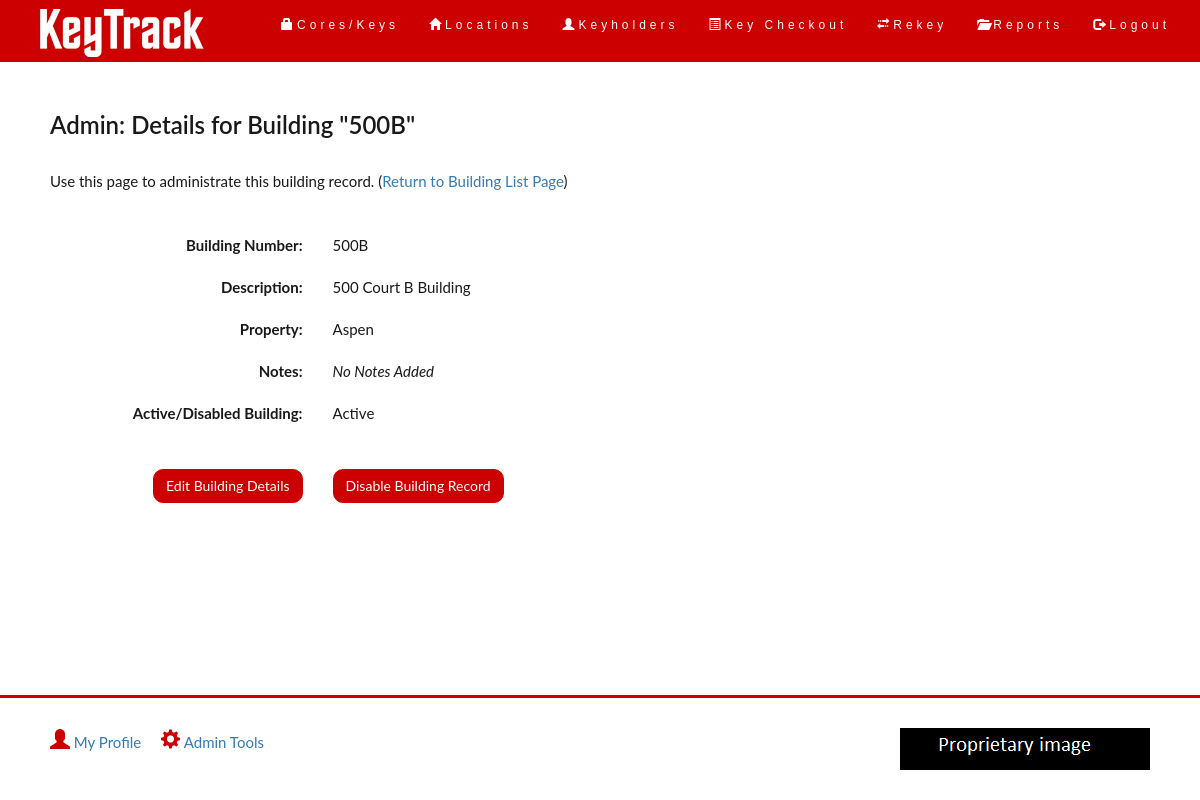
Page /admin_viewbuilding.php?id=1 (signed in) on the committed database.
### tables this page shows
create table building (
	bldg_id int unsigned not null auto_increment primary key,
	bldg_num varchar(16) not null unique,
	bldg_desc varchar(128),
	bldg_prop varchar(32) not null,
	bldg_notes text,
	bldg_is_act tinyint default 1
)
ENGINE InnoDB;

### common/functions.php (called while the page is built, shortened)
<?php
	function mysql_entities_fix_string($conn, $string){
		return htmlentities(mysql_fix_string($conn, $string));
	}
	function mysql_fix_string($conn, $string){
		return $conn->real_escape_string($string);
	}
	function selectBuild($conn,$bldg_id){
		$query = "SELECT * FROM building WHERE bldg_id = '$bldg_id' ";
		$result = mysqli_query($conn, $query);
		$row = $result->fetch_array(MYSQLI_ASSOC);
		return $row;
	}
?>

### admin_viewbuilding.php (the view, shortened to what this page needs)
<?php
require_once "./common/login.php";
require_once "./common/functions.php";
if(isset($_GET['id'])){
	$conn = new mysqli($hn, $un, $pw, $db);
	$bldg_id = mysql_entities_fix_string($conn, $_GET['id']);
	$row = selectBuild($conn,$bldg_id);
}else{
	header("Location: admin_retrieveusers.php");
}
require_once "./common/header.php";
?>
<div class="container-fluid">
	<div class="row">
		<div class="col-sm-12">
			<h2>Admin: Details for Building "<?php echo $row['bldg_num']; ?>"</h2>
			<p>Use this page to administrate this building record. (<a href="admin_retrievebuildings.php">Return to Building List Page</a>)</p>
		</div>
	</div>
	<br>
	<div class="row">
		<div class="col-sm-3 text-right">
			<b>Building Number:</b>
		</div>
		<div class="col-sm-9 form-group">
			<?php echo $row['bldg_num']; ?>
		</div>
	</div>
	<div class="row">
		<div class="col-sm-3 text-right">
			<b>Description:</b>
		</div>
		<div class="col-sm-9 form-group">
			<?php if($row['bldg_desc'] ==''){
				echo "<i>No Description Added</i>";
			}else{
				echo $row['bldg_desc'];
			}
			?>
		</div>
	</div>
	<div class="row">
		<div class="col-sm-3 text-right">
			<b>Property:</b>
		</div>
		<div class="col-sm-9 form-group">
			<?php echo $row['bldg_prop']; ?>
		</div>
	</div>
	<div class="row">
		<div class="col-sm-3 text-right">
			<b>Notes:</b>
		</div>
		<div class="col-sm-9 form-group">
			<?php if($row['bldg_notes'] ==''){
				echo "<i>No Notes Added</i>";
			}else{
				echo $row['bldg_notes'];
			}
			?>
		</div>
	</div>
	<div class="row">
		<div class="col-sm-3 text-right">
			<b>Active/Disabled Building:</b>
		</div>
		<div class="col-sm-9 form-group">
			<?php if($row['bldg_is_act'] == 1){
					echo "Active";
				}else{
					echo "Disabled";
				}
			?>
		</div>
	</div>
	<br>
	<div class="row">
		<div class="col-sm-3 form-group">
		<form method="post" action="admin_editbuilding.php">
			<input type="submit" value="Edit Building Details" name="updatebuilding" class="btn btn-default pull-right">
		</form>
		</div>
	<?php if($row['bldg_is_act'] == 0){ ?>
		<div class="col-sm-2 form-group">
		<form method="post" action="admin_buildactiveset.php">
			<input type="submit" value="Activate Building Record" name="activatebuild" class="btn btn-default">
			<input type="hidden" value="<?php echo $row['bldg_id']; ?>" name="bldgid">
			<input type="hidden" value="<?php echo $row['bldg_is_act']; ?>" name="buildact">
		</form>
		</div>
	<?php }else{ ?>
		<div class="col-sm-2 form-group">
		<form method="post" action="admin_buildactiveset.php">
			<input type="submit" value="Disable Building Record" name="deactivatebuild" class="btn btn-default">
		</form>
		</div>
	<?php } ?>
	</div>
</div>
<?php
	require_once "./common/footer.php";
?>

### css/styles.css (style rules this page uses)
body { font: 400 15px Lato, sans-serif; line-height: 1.8; color: #191919; }
h2 { font-size: 24px; color: #191919; font-weight: 600; margin-bottom: 30px; }
.container-fluid { padding: 30px 50px; }
.btn-default { background-color: #CC0000; color: #ffffff; border-color: #CC0000; border-radius: 10px; }
html, body { height: 100%; margin: 0; }

### rows in the picture
building: bldg_num "500B", bldg_desc "500 Court B Building", bldg_prop "Aspen"
